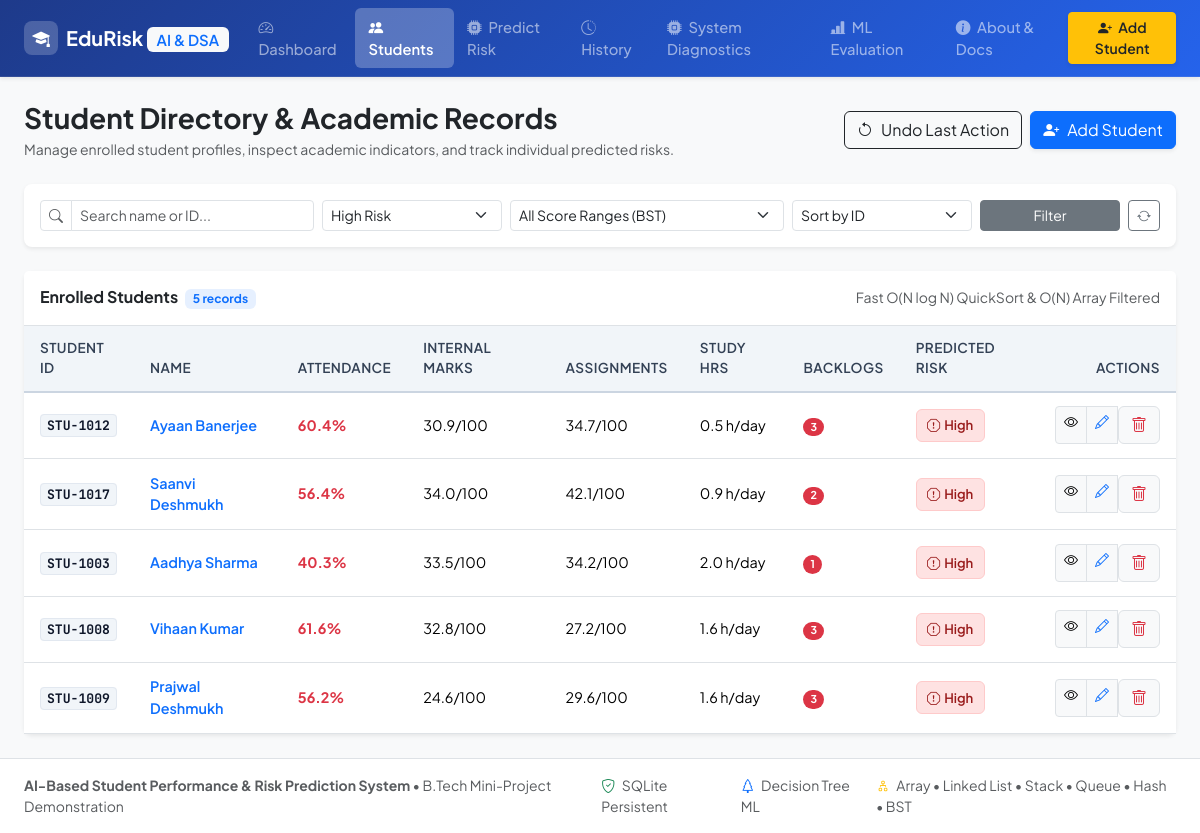
/students?risk=High+Risk, run on the app's committed database.
### tables this page shows
CREATE TABLE students (
        id INTEGER PRIMARY KEY AUTOINCREMENT,
        student_id TEXT UNIQUE NOT NULL,
        name TEXT NOT NULL,
        attendance REAL NOT NULL CHECK (attendance >= 0.0 AND attendance <= 100.0),
        internal_marks REAL NOT NULL CHECK (internal_marks >= 0.0 AND internal_marks <= 100.0),
        assignment_marks REAL NOT NULL CHECK (assignment_marks >= 0.0 AND assignment_marks <= 100.0),
        previous_percentage REAL NOT NULL CHECK (previous_percentage >= 0.0 AND previous_percentage <= 100.0),
        study_hours REAL NOT NULL CHECK (study_hours >= 0.0 AND study_hours <= 24.0),
        failed_subjects INTEGER NOT NULL CHECK (failed_subjects >= 0),
        predicted_risk TEXT NOT NULL DEFAULT 'Not Predicted',
        risk_probability REAL DEFAULT 0.0,
        created_at TEXT NOT NULL,
        updated_at TEXT NOT NULL
    );

### app.py (the view)
def list_students():
    search_q = request.args.get("search", "").strip()
    risk_filter = request.args.get("risk", "all").strip()
    score_range = request.args.get("score_range", "all").strip()
    sort_by = request.args.get("sort", "id").strip()
    sort_order = request.args.get("order", "asc" if sort_by in ("name", "id") else "desc").strip()
    db_path = Config.DATABASE_PATH
    students = StudentService.search_and_filter_students(
        search_query=search_q,
        risk_filter=risk_filter,
        sort_by=sort_by,
        sort_order=sort_order,
        score_range=score_range,
        db_path=db_path
    )
    return render_template(
        "students.html",
        students=students,
        search_query=search_q,
        current_risk=risk_filter,
        current_score_range=score_range,
        current_sort=sort_by,
        current_order=sort_order
    )

### database/db.py (called while the page is built)
def get_db_connection(db_path=None):
    if db_path is None:
        db_path = get_db_path()
    else:
        Path(db_path).parent.mkdir(parents=True, exist_ok=True)
    conn = sqlite3.connect(db_path, timeout=10)
    conn.row_factory = sqlite3.Row
    conn.execute("PRAGMA foreign_keys = ON")
    return conn

def execute_query(query, params=(), db_path=None, fetchone=False):
    conn = get_db_connection(db_path)
    cursor = conn.cursor()
    cursor.execute(query, params)
    result = cursor.fetchone() if fetchone else cursor.fetchall()
    conn.close()
    return result

### dsa/array_operations.py (called while the page is built)
    @staticmethod
    def filter_by_risk(records: List[Dict[str, Any]], risk_level: str) -> List[Dict[str, Any]]:
        target = risk_level.strip().lower()
        if target in ("all", ""):
            return records
        return [r for r in records if str(r.get("predicted_risk", "")).strip().lower() == target]

### dsa/bst.py (called while the page is built)
    def __len__(self) -> int:
        return self._total_records

### services/student_service.py (called while the page is built)
    @classmethod
    def get_all_students(cls, db_path=None) -> List[Dict[str, Any]]:
        rows = execute_query("SELECT * FROM students ORDER BY id DESC;", db_path=db_path)
        return [dict(r) for r in rows]

### templates/students.html (shortened to what this page needs)
{% extends "base.html" %}
{% block content %}
<div class="d-flex flex-column flex-md-row justify-content-between align-items-md-center gap-3 mb-4">
    <div>
        <h1 class="h3 fw-bold mb-1 text-dark">Student Directory & Academic Records</h1>
        <p class="text-muted small mb-0">Manage enrolled student profiles, inspect academic indicators, and track individual predicted risks.</p>
    </div>
    <div class="d-flex gap-2">
        <form action="{{ url_for('undo_action') }}" method="POST" class="d-inline">
            <button type="submit" class="btn btn-outline-dark d-flex align-items-center gap-2" title="Undo the most recent create, update, or delete operation via LIFO Stack">
                <i class="bi bi-arrow-counterclockwise"></i> Undo Last Action
            </button>
        </form>
        <a href="{{ url_for('create_student_page') }}" class="btn btn-primary d-flex align-items-center gap-2 shadow-sm">
            <i class="bi bi-person-plus-fill"></i> Add Student
        </a>
    </div>
</div>
<div class="card border-0 shadow-sm rounded-3 mb-4">
    <div class="card-body p-3">
        <form method="GET" action="{{ url_for('list_students') }}" class="row g-2 align-items-center">
            <div class="col-12 col-md-3">
                <div class="input-group input-group-sm">
                    <span class="input-group-text bg-white"><i class="bi bi-search text-muted"></i></span>
                    <input type="text" name="search" class="form-control" placeholder="Search name or ID..." value="{{ search_query }}">
                </div>
            </div>
            <div class="col-6 col-md-2">
                <select name="risk" class="form-select form-select-sm" onchange="this.form.submit()">
                    <option value="High Risk" {% if current_risk == 'High Risk' %}selected{% endif %}>High Risk</option>
                </select>
            </div>
            <div class="col-6 col-md-3">
                <select name="score_range" class="form-select form-select-sm" onchange="this.form.submit()" title="Indexed by in-memory Binary Search Tree">
                    <option value="all" {% if not current_score_range or current_score_range == 'all' %}selected{% endif %}>All Score Ranges (BST)</option>
                </select>
            </div>
            <div class="col-6 col-md-2">
                <select name="sort" class="form-select form-select-sm" onchange="this.form.submit()" title="Sorted via Algorithmic QuickSort">
                    <option value="id" {% if current_sort == 'id' %}selected{% endif %}>Sort by ID</option>
                </select>
            </div>
            <div class="col-6 col-md-2 d-flex gap-2">
                <button type="submit" class="btn btn-sm btn-secondary w-100">Filter</button>
                <a href="{{ url_for('list_students') }}" class="btn btn-sm btn-outline-secondary" title="Reset Filters"><i class="bi bi-arrow-repeat"></i></a>
            </div>
        </form>
    </div>
</div>
<div class="card border-0 shadow-sm rounded-3">
    <div class="card-header bg-white border-bottom py-3 d-flex justify-content-between align-items-center">
        <h6 class="fw-bold mb-0 text-dark">
            Enrolled Students <span class="badge bg-primary bg-opacity-10 text-primary ms-1">{{ students|length }} records</span>
        </h6>
        <span class="text-muted small">Fast O(N log N) QuickSort & O(N) Array Filtered</span>
    </div>
    <div class="card-body p-0">
        <div class="table-responsive">
            <table class="table custom-table table-hover mb-0">
                <thead>
                    <tr>
                        <th>Student ID</th>
                        <th>Name</th>
                        <th>Attendance</th>
                        <th>Internal Marks</th>
                        <th>Assignments</th>
                        <th>Study Hrs</th>
                        <th>Backlogs</th>
                        <th>Predicted Risk</th>
                        <th class="text-end">Actions</th>
                    </tr>
                </thead>
                <tbody>
                    {% if students %}
                        {% for s in students %}
                        <tr>
                            <td>
                                <span class="mono-badge fw-bold">{{ s.student_id }}</span>
                            </td>
                            <td>
                                <a href="{{ url_for('view_student', student_id=s.student_id) }}" class="fw-semibold text-primary text-decoration-none">
                                    {{ s.name }}
                                </a>
                            </td>
                            <td>
                                <span class="{% if s.attendance < 75.0 %}text-danger fw-bold{% else %}text-dark{% endif %}">
                                    {{ s.attendance }}%
                                </span>
                            </td>
                            <td>{{ s.internal_marks }}/100</td>
                            <td>{{ s.assignment_marks }}/100</td>
                            <td>{{ s.study_hours }} h/day</td>
                            <td>
                                {% if s.failed_subjects > 0 %}
                                    <span class="badge bg-danger rounded-pill">{{ s.failed_subjects }}</span>
                                {% else %}
                                    <span class="badge bg-light text-secondary">0</span>
                                {% endif %}
                            </td>
                            <td>
                                {% if s.predicted_risk == 'High Risk' %}
                                    <span class="risk-badge risk-badge-high"><i class="bi bi-exclamation-octagon"></i> High</span>
                                {% elif s.predicted_risk == 'Medium Risk' %}
                                    <span class="risk-badge risk-badge-medium"><i class="bi bi-exclamation-triangle"></i> Medium</span>
                                {% elif s.predicted_risk == 'Low Risk' %}
                                    <span class="risk-badge risk-badge-low"><i class="bi bi-check2"></i> Low</span>
                                {% else %}
                                    <span class="risk-badge risk-badge-none">Not Run</span>
                                {% endif %}
                            </td>
                            <td class="text-end">
                                <div class="btn-group btn-group-sm">
                                    <a href="{{ url_for('view_student', student_id=s.student_id) }}" class="btn btn-light border" title="Inspect Details">
                                        <i class="bi bi-eye"></i>
                                    </a>
                                    <a href="{{ url_for('edit_student_page', student_id=s.student_id) }}" class="btn btn-light border text-primary" title="Edit Record">
                                        <i class="bi bi-pencil"></i>
                                    </a>
                                    <form action="{{ url_for('delete_student_action', student_id=s.student_id) }}" method="POST" class="d-inline form-delete-confirm" data-student-id="{{ s.student_id }}">
                                        <button type="submit" class="btn btn-light border text-danger" title="Delete Record">
                                            <i class="bi bi-trash"></i>
                                        </button>
                                    </form>
                                </div>
                            </td>
                        </tr>
                        {% endfor %}
                    {% endif %}
                </tbody>
            </table>
        </div>
    </div>
</div>
{% endblock %}

### static/css/style.css (style rules this page uses)
:root { --font-sans: 'Plus Jakarta Sans', system-ui, -apple-system, BlinkMacSystemFont, 'Segoe UI', Roboto, sans-serif; --font-mono: 'JetBrains Mono', monospace; --primary-color: #2563eb; --primary-hover: #1d4ed8; --primary-subtle: #eff6ff; --success-color: #10b981; --success-subtle: #ecfdf5; --warning-color: #f59e0b; --warning-subtle: #fffbeb; --danger-color: #ef4444; --danger-subtle: #fef2f2; --dark-surface: #0f172a; --card-border: #e2e8f0; --body-bg: #f8fafc; }
body { font-family: var(--font-sans); background-color: var(--body-bg); color: #1e293b; min-height: 100vh; display: flex; flex-direction: column; -webkit-font-smoothing: antialiased; }
.risk-badge { font-weight: 600; padding: 0.35rem 0.65rem; border-radius: 6px; font-size: 0.82rem; display: inline-flex; align-items: center; gap: 4px; }
.risk-badge-high { background-color: #fee2e2; color: #991b1b; border: 1px solid #fecaca; }
.custom-table { vertical-align: middle; }
.custom-table thead th { background-color: #f1f5f9; color: #334155; font-weight: 600; font-size: 0.85rem; text-transform: uppercase; letter-spacing: 0.03em; border-bottom: 2px solid #cbd5e1; padding: 0.75rem 1rem; }
.custom-table tbody tr { transition: background-color 0.15s ease; }
.custom-table td { padding: 0.85rem 1rem; font-size: 0.9rem; }
.mono-badge { font-family: var(--font-mono); font-size: 0.82rem; background: #f1f5f9; padding: 2px 6px; border-radius: 4px; color: #0f172a; border: 1px solid #e2e8f0; }

### data on the page
students: student_id "STU-1012", name "Ayaan Banerjee", attendance "60.4", internal_marks "30.9", assignment_marks "34.7", study_hours "0.5", failed_subjects "3", predicted_risk "High Risk" (drawn)
students: student_id "STU-1017", name "Saanvi Deshmukh", attendance "56.4", internal_marks "34.0", assignment_marks "42.1", study_hours "0.9", failed_subjects "2", predicted_risk "High Risk" (drawn)
students: student_id "STU-1003", name "Aadhya Sharma", attendance "40.3", internal_marks "33.5", assignment_marks "34.2", study_hours "2.0", failed_subjects "1", predicted_risk "High Risk" (drawn)
students: student_id "STU-1008", name "Vihaan Kumar", attendance "61.6", internal_marks "32.8", assignment_marks "27.2", study_hours "1.6", failed_subjects "3", predicted_risk "High Risk" (drawn)
students: student_id "STU-1009", name "Prajwal Deshmukh", attendance "56.2", internal_marks "24.6", assignment_marks "29.6", study_hours "1.6", failed_subjects "3", predicted_risk "High Risk" (drawn)

### other printed values
{{ students|length }} "5"
